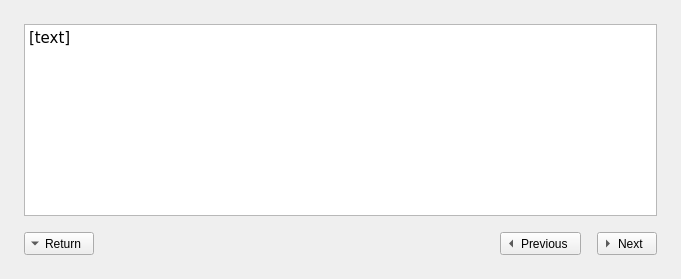
      <widget class="QWidget" name="m_pTextPage">
       <layout class="QGridLayout" name="gridLayout_4">
        <property name="leftMargin">
         <number>24</number>
        </property>
        <property name="topMargin">
         <number>24</number>
        </property>
        <property name="rightMargin">
         <number>24</number>
        </property>
        <property name="bottomMargin">
         <number>24</number>
        </property>
        <property name="spacing">
         <number>16</number>
        </property>
        <item row="0" column="0" colspan="4">
         <widget class="QTextBrowser" name="m_pTextBrowser">
          <property name="font">
           <font>
            <family>Verdana</family>
            <pointsize>11</pointsize>
            <weight>50</weight>
            <bold>false</bold>
           </font>
          </property>
          <property name="tabChangesFocus">
           <bool>true</bool>
          </property>
          <property name="html">
           <string>&lt;!DOCTYPE HTML PUBLIC &quot;-//W3C//DTD HTML 4.0//EN&quot; &quot;http://www.w3.org/TR/REC-html40/strict.dtd&quot;&gt;
&lt;html&gt;&lt;head&gt;&lt;meta name=&quot;qrichtext&quot; content=&quot;1&quot; /&gt;&lt;style type=&quot;text/css&quot;&gt;
p, li { white-space: pre-wrap; }
&lt;/style&gt;&lt;/head&gt;&lt;body style=&quot; font-family:'Verdana','MS Sans Serif'; font-size:11pt; font-weight:400; font-style:normal;&quot;&gt;
&lt;p style=&quot; margin-top:12px; margin-bottom:12px; margin-left:0px; margin-right:0px; -qt-block-indent:0; text-indent:0px;&quot;&gt;&lt;span style=&quot; font-family:'Verdana';&quot;&gt;[text]&lt;/span&gt;&lt;/p&gt;&lt;/body&gt;&lt;/html&gt;</string>
          </property>
          <property name="openLinks">
           <bool>false</bool>
          </property>
         </widget>
        </item>
        <item row="1" column="0">
         <widget class="QToolButton" name="m_pBtnTextReturn">
          <property name="text">
           <string>Return</string>
          </property>
          <property name="toolButtonStyle">
           <enum>Qt::ToolButtonTextBesideIcon</enum>
          </property>
          <property name="arrowType">
           <enum>Qt::DownArrow</enum>
          </property>
         </widget>
        </item>
        <item row="1" column="1">
         <spacer name="horizontalSpacer">
          <property name="orientation">
           <enum>Qt::Horizontal</enum>
          </property>
          <property name="sizeHint" stdset="0">
           <size>
            <width>374</width>
            <height>20</height>
           </size>
          </property>
         </spacer>
        </item>
        <item row="1" column="2">
         <widget class="QToolButton" name="m_pBtnTextPrev">
          <property name="text">
           <string>Previous</string>
          </property>
          <property name="toolButtonStyle">
           <enum>Qt::ToolButtonTextBesideIcon</enum>
          </property>
          <property name="arrowType">
           <enum>Qt::LeftArrow</enum>
          </property>
         </widget>
        </item>
        <item row="1" column="3">
         <widget class="QToolButton" name="m_pBtnTextNext">
          <property name="text">
           <string>Next</string>
          </property>
          <property name="toolButtonStyle">
           <enum>Qt::ToolButtonTextBesideIcon</enum>
          </property>
          <property name="arrowType">
           <enum>Qt::RightArrow</enum>
          </property>
         </widget>
        </item>
       </layout>
      </widget>
